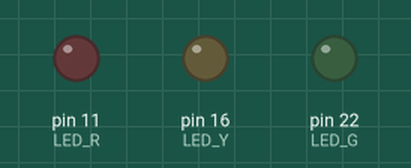
Recording of a program running on a simulated Raspberry Pi (header pin numbers). Shown: output pins drawn as LEDs (lit = HIGH).

Above: at 0.05 s.
At 0.8 s:
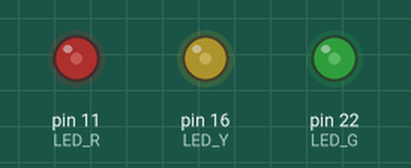
At 3.7 s:
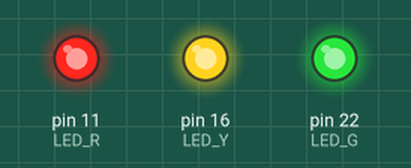
At 4.4 s:
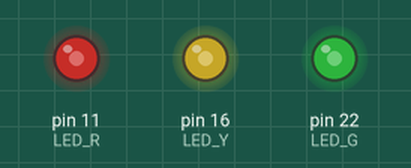
At 7.4 s:
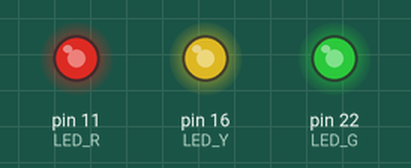
Timing chart, 0 to 9.9 s (numbered marks = the images above):
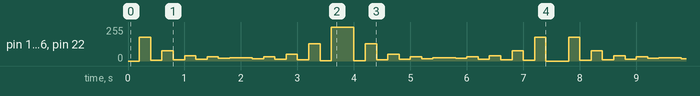

The program:

LED_PWM_02.py
```python
# coding: utf-8

# GPIO
import RPi.GPIO as GPIO
import time

# GPIO 핀번호 할당
GPIO.setmode(GPIO.BOARD)

# 핀(채널)번호 설정
LED_R = 11
LED_Y = 16
LED_G = 22

# 밝기 목록 (0.0 ~ 100.0)
dc = [0,1,2,3,4,5,6,7,8,9,10,12,13,15,20,30,50,70,100]

# 핀 설정
GPIO.setup(LED_R, GPIO.OUT, initial=GPIO.LOW)
GPIO.setup(LED_Y, GPIO.OUT, initial=GPIO.LOW)
GPIO.setup(LED_G, GPIO.OUT, initial=GPIO.LOW)

# PWM 객체 생성 : 11번 핀, 주파수 - 100Hz
p_r = GPIO.PWM(LED_R, 100)
p_y = GPIO.PWM(LED_Y, 100)
p_g = GPIO.PWM(LED_G, 100)

# PWM 신호 출력
p_r.start(0)
p_y.start(0)
p_g.start(0)

while 1:
    for value in dc:
        # 듀티 변경
        p_r.ChangeDutyCycle(value)
        p_y.ChangeDutyCycle(value)
        p_g.ChangeDutyCycle(value)
        time.sleep(0.1)

        dc.reverse()
        time.sleep(0.1)


# PWM 정지
p_r.stop()
p_y.stop()
p_g.stop()

# GPIO 개방
GPIO.cleanup()
```
